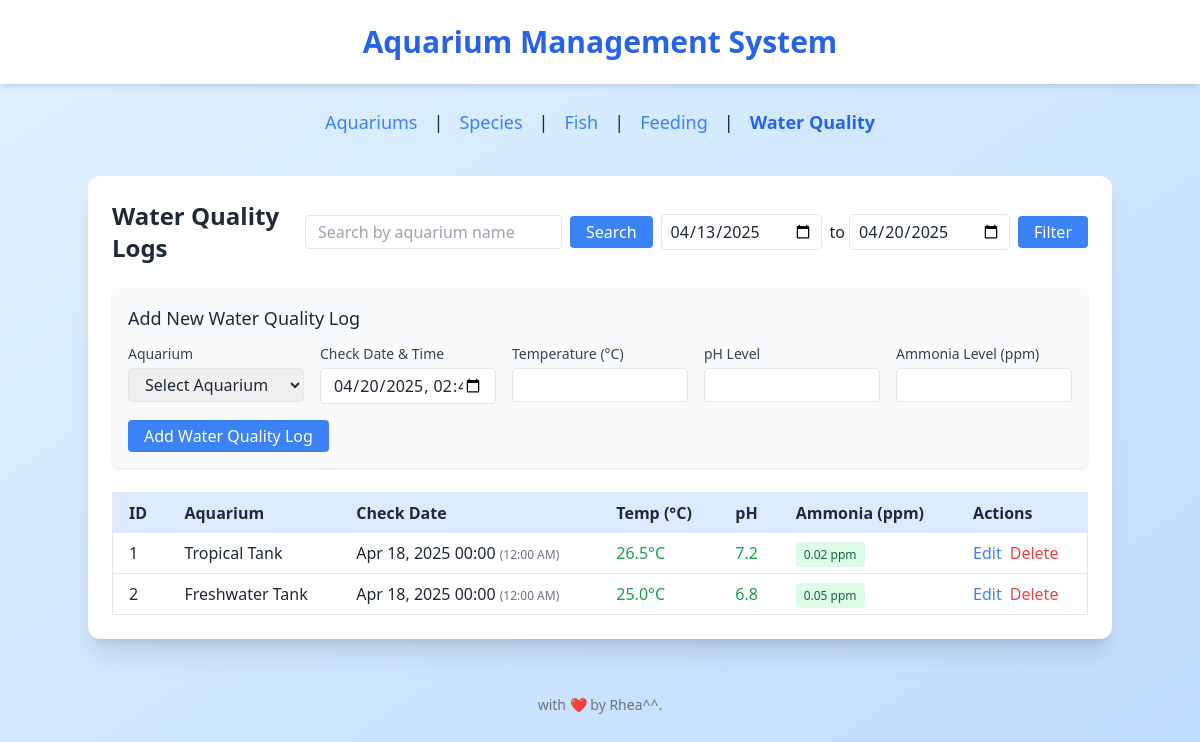
Page /?page=water_quality_logs on the committed database.
### tables this page shows
CREATE TABLE water_quality_logs (
    id INT AUTO_INCREMENT PRIMARY KEY,
    aquarium_id INT,
    check_date DATE,
    temperature DECIMAL(5,2),
    ph DECIMAL(3,2),
    ammonia_level DECIMAL(5,2),
    FOREIGN KEY (aquarium_id) REFERENCES aquariums(id)
);

CREATE TABLE aquariums (
    id INT AUTO_INCREMENT PRIMARY KEY,
    name VARCHAR(100) NOT NULL,
    size VARCHAR(100),
    location VARCHAR(50)
);

### config/db.php (called while the page is built, shortened)
<?php
class Database {
    private $host = "127.0.0.1";
    private $username = "root";
    private $password = "";
    private $dbname = "db_aquarium";
    public function __construct() {
        try {
            $this->conn = new PDO("mysql:host=$this->host;dbname=$this->dbname", $this->username, $this->password);
        } catch (PDOException $e) {
            echo "Connection failed: " . $e->getMessage();
        }
    }
}
?>

### class/WaterQualityLog.php (called while the page is built, shortened)
<?php
require_once __DIR__ . '/../config/db.php';
class WaterQualityLog {
    private $db;
    public function __construct() {
        $this->db = (new Database())->conn;
    }
    public function getAllLogs() {
        $stmt = $this->db->query("SELECT wl.*, a.name AS aquarium_name
                                 FROM water_quality_logs wl
                                 JOIN aquariums a ON wl.aquarium_id = a.id
                                 ORDER BY wl.check_date DESC");
        return $stmt->fetchAll(PDO::FETCH_ASSOC);
    }
}
?>

### view/water_quality_logs.php (the view, shortened to what this page needs)
<?php
$logs = [];
if (isset($_GET['search']) && !empty($_GET['search'])) {
    $logs = $water_quality_logs->searchLogs($_GET['search']);
} elseif (isset($_GET['start_date']) && isset($_GET['end_date']) && !empty($_GET['start_date']) && !empty($_GET['end_date'])) {
    $logs = $water_quality_logs->searchLogsByDateRange($_GET['start_date'], $_GET['end_date']);
} else {
    $logs = $water_quality_logs->getAllLogs();
}
$editLog = null;
$currentDateTime = date('Y-m-d\TH:i');
?>
<div class="flex justify-between items-center mb-6">
    <h2 class="text-2xl font-semibold">Water Quality Logs</h2>
    <div class="flex space-x-2">
        <form action="index.php" method="GET" class="flex items-center">
            <input type="text" name="search" placeholder="Search by aquarium name"
                   value="<?= isset($_GET['search']) ? htmlspecialchars($_GET['search']) : '' ?>"
                   class="border rounded py-1 px-3 mr-2">
            <button type="submit" class="bg-blue-500 text-white py-1 px-4 rounded hover:bg-blue-600">
                Search
            </button>
        </form>
        <form action="index.php" method="GET" class="flex items-center">
            <input type="date" name="start_date"
                   value="<?= isset($_GET['start_date']) ? htmlspecialchars($_GET['start_date']) : date('Y-m-d', strtotime('-7 days')) ?>"
                   class="border rounded py-1 px-2 mr-1">
            <span class="mx-1">to</span>
            <input type="date" name="end_date"
                   value="<?= isset($_GET['end_date']) ? htmlspecialchars($_GET['end_date']) : date('Y-m-d') ?>"
                   class="border rounded py-1 px-2 mr-2">
            <button type="submit" class="bg-blue-500 text-white py-1 px-4 rounded hover:bg-blue-600">
                Filter
            </button>
        </form>
    </div>
</div>
<div class="bg-gray-50 p-4 rounded-lg shadow mb-6">
    <h3 class="text-lg font-medium mb-3"><?= $editLog ? 'Edit Water Quality Log' : 'Add New Water Quality Log' ?></h3>
    <form action="index.php?page=water_quality_logs<?= isset($_GET['search']) ? '&search='.urlencode($_GET['search']) : '' ?><?= isset($_GET['start_date']) ? '&start_date='.urlencode($_GET['start_date']).'&end_date='.urlencode($_GET['end_date']) : '' ?>" method="POST" class="grid grid-cols-1 md:grid-cols-5 gap-4">
        <div>
            <label class="block text-sm font-medium text-gray-700 mb-1">Aquarium</label>
            <select name="aquarium_id" required class="w-full border rounded py-1 px-3">
                <option value="">Select Aquarium</option>
            </select>
        </div>
        <div>
            <label class="block text-sm font-medium text-gray-700 mb-1">Check Date & Time</label>
            <input type="datetime-local" name="check_date" required
                   value="<?= $editLog ? date('Y-m-d\TH:i', strtotime($editLog['check_date'])) : $currentDateTime ?>"
                   class="w-full border rounded py-1 px-3">
        </div>
        <div>
            <label class="block text-sm font-medium text-gray-700 mb-1">Temperature (°C)</label>
            <input type="number" name="temperature" required step="0.1" min="0" max="40"
                   value="<?= $editLog ? $editLog['temperature'] : '' ?>"
                   class="w-full border rounded py-1 px-3">
        </div>
        <div>
            <label class="block text-sm font-medium text-gray-700 mb-1">pH Level</label>
            <input type="number" name="ph" required step="0.1" min="0" max="14"
                   value="<?= $editLog ? $editLog['ph'] : '' ?>"
                   class="w-full border rounded py-1 px-3">
        </div>
        <div>
            <label class="block text-sm font-medium text-gray-700 mb-1">Ammonia Level (ppm)</label>
            <input type="number" name="ammonia_level" required step="0.01" min="0" max="10"
                   value="<?= $editLog ? $editLog['ammonia_level'] : '' ?>"
                   class="w-full border rounded py-1 px-3">
        </div>
        <div class="md:col-span-5 flex items-end">
            <button type="submit" class="bg-blue-500 text-white py-1 px-4 rounded hover:bg-blue-600">
                <?= $editLog ? 'Update' : 'Add' ?> Water Quality Log
            </button>
        </div>
    </form>
</div>
<div class="overflow-x-auto">
    <table class="min-w-full bg-white border rounded shadow-md">
        <thead>
            <tr class="bg-blue-100 text-left">
                <th class="py-2 px-4">ID</th>
                <th class="py-2 px-4">Aquarium</th>
                <th class="py-2 px-4">Check Date</th>
                <th class="py-2 px-4">Temp (°C)</th>
                <th class="py-2 px-4">pH</th>
                <th class="py-2 px-4">Ammonia (ppm)</th>
                <th class="py-2 px-4">Actions</th>
            </tr>
        </thead>
        <tbody>
            <?php if (count($logs) > 0): ?>
                <?php foreach ($logs as $log): ?>
                <tr class="border-b hover:bg-blue-50 transition">
                    <td class="py-2 px-4"><?= $log['id'] ?></td>
                    <td class="py-2 px-4"><?= htmlspecialchars($log['aquarium_name']) ?></td>
                    <td class="py-2 px-4">
                        <?= date('M d, Y H:i', strtotime($log['check_date'])) ?>
                        <span class="text-xs text-gray-500">
                            (<?= date('g:i A', strtotime($log['check_date'])) ?>)
                        </span>
                    </td>
                    <td class="py-2 px-4">
                        <span class="<?= ($log['temperature'] < 24) ? 'text-blue-600' : (($log['temperature'] > 28) ? 'text-red-600' : 'text-green-600') ?>">
                            <?= number_format($log['temperature'], 1) ?>°C
                        </span>
                    </td>
                    <td class="py-2 px-4">
                        <span class="<?= ($log['ph'] < 6.5) ? 'text-amber-600' : (($log['ph'] > 8.0) ? 'text-purple-600' : 'text-green-600') ?>">
                            <?= number_format($log['ph'], 1) ?>
                        </span>
                    </td>
                    <td class="py-2 px-4">
                        <span class="px-2 py-1 rounded text-xs font-medium
                            <?php
                            if ($log['ammonia_level'] < 0.25) {
                                echo 'bg-green-100 text-green-800';
                            } elseif ($log['ammonia_level'] < 0.5) {
                                echo 'bg-yellow-100 text-yellow-800';
                            } elseif ($log['ammonia_level'] < 1) {
                                echo 'bg-orange-100 text-orange-800';
                            } else {
                                echo 'bg-red-100 text-red-800';
                            }
                            ?>">
                            <?= number_format($log['ammonia_level'], 2) ?> ppm
                        </span>
                    </td>
                    <td class="py-2 px-4">
                        <div class="flex space-x-2">
                            <a href="index.php?page=water_quality_logs&edit=<?= $log['id'] ?><?= isset($_GET['search']) ? '&search='.urlencode($_GET['search']) : '' ?><?= isset($_GET['start_date']) ? '&start_date='.urlencode($_GET['start_date']).'&end_date='.urlencode($_GET['end_date']) : '' ?>"
                               class="text-blue-500 hover:underline">Edit</a>
                            <form action="index.php?page=water_quality_logs<?= isset($_GET['search']) ? '&search='.urlencode($_GET['search']) : '' ?><?= isset($_GET['start_date']) ? '&start_date='.urlencode($_GET['start_date']).'&end_date='.urlencode($_GET['end_date']) : '' ?>" method="POST"
                                  onsubmit="return confirm('Are you sure you want to delete this water quality log?')">
                                <button type="submit" class="text-red-500 hover:underline">Delete</button>
                            </form>
                        </div>
                    </td>
                </tr>
                <?php endforeach; ?>
            <?php else: ?>
                <tr>
                    <td colspan="7" class="py-4 px-4 text-center text-gray-500">No water quality logs found</td>
                </tr>
            <?php endif; ?>
        </tbody>
    </table>
</div>

### rows in the picture
water_quality_logs: id "1", aquarium.name "Tropical Tank", check_date "Apr 18, 2025 00:00", check_date "12:00 AM", temperature "26.5", ph "7.2", ammonia_level "0.02"
water_quality_logs: id "2", aquarium.name "Freshwater Tank", check_date "Apr 18, 2025 00:00", check_date "12:00 AM", temperature "25.0", ph "6.8", ammonia_level "0.05"

### other values in the picture
$label "Aquariums Species Fish Feeding Water Quality"
implode(' | ', $links) "| | | |"
